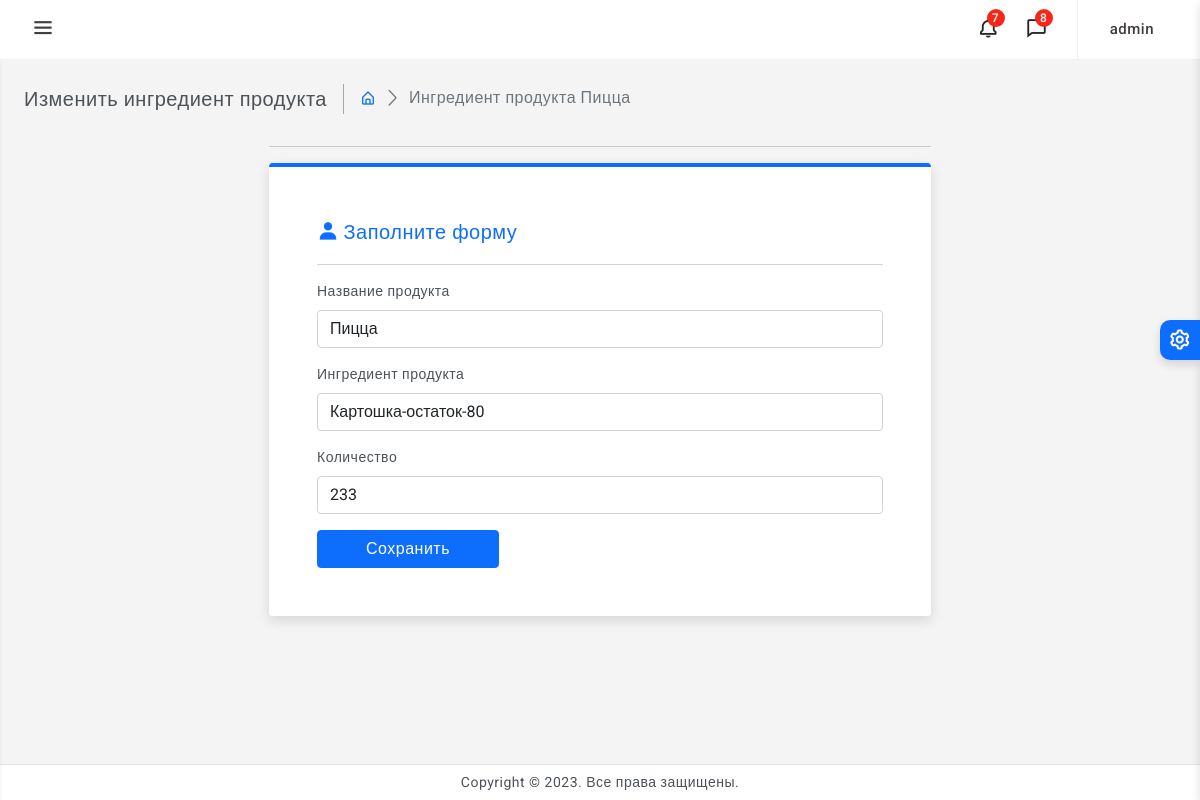
The page /update_ingredient_product.php?id=1 (signed in) on the database its author committed.
### tables this page shows
CREATE TABLE `productnames` (
  `id` int NOT NULL,
  `productname` varchar(350) NOT NULL,
  `location` varchar(355) NOT NULL,
  `sell_price` int NOT NULL
);

CREATE TABLE `productsready` (
  `id` int NOT NULL,
  `productname_id` varchar(100) NOT NULL,
  `productname` varchar(350) NOT NULL,
  `ingname_id` varchar(15) NOT NULL,
  `ingname` varchar(350) NOT NULL,
  `qty` varchar(50) NOT NULL
);

CREATE TABLE `ingredients` (
  `id` int NOT NULL,
  `ingname` varchar(350) NOT NULL,
  `qty` varchar(100) NOT NULL,
  `incomingdate` date NOT NULL
);

### cndata/PDO.class.php (called while the page is built, shortened)
<?php
class DB
{
	private $Host;
	private $DBPort;
	private $DBName;
	private $DBUser;
	private $DBPassword;
	private $pdo;
	private $sQuery;
	public function __construct($Host, $DBPort, $DBName, $DBUser, $DBPassword)
	{
		$this->Host       = $Host;
		$this->DBPort     = $DBPort;
		$this->DBName     = $DBName;
		$this->DBUser     = $DBUser;
		$this->DBPassword = $DBPassword;
	}
	private function Connect()
	{
		try {
			$dsn = 'mysql:';
			$dsn .= 'host=' . $this->Host . ';';
			$dsn .= 'port=' . $this->DBPort . ';';
			if (!empty($this->DBName)) {
				$dsn .= 'dbname=' . $this->DBName . ';';
			}
			$dsn .= 'charset=utf8;';
			$this->pdo = new PDO($dsn,
				$this->DBUser,
				$this->DBPassword,
				array(
					PDO::MYSQL_ATTR_INIT_COMMAND => "SET NAMES utf8",
					PDO::ATTR_EMULATE_PREPARES => false,
					PDO::ATTR_ERRMODE => PDO::ERRMODE_EXCEPTION,
					PDO::MYSQL_ATTR_USE_BUFFERED_QUERY => true,
                    PDO::MYSQL_ATTR_FOUND_ROWS => true
				)
			);
			$this->connectionStatus = true;
		}
		catch (PDOException $e) {
			$this->ExceptionLog($e, '', 'Connect');
		}
	}
	private function Init($query, $parameters = null, $driverOptions = array())
	{
		try {
			$this->parameters = $parameters;
			$this->sQuery     = $this->pdo->prepare($this->BuildParams($query, $this->parameters), $driverOptions);
			if (!isset($driverOptions[PDO::ATTR_CURSOR])) {
                $this->sQuery->execute();
            }
		}
		catch (PDOException $e) {
			$this->ExceptionLog($e, $this->BuildParams($query), 'Init', array('query' => $query, 'parameters' => $parameters));
		}
	}
	private function BuildParams($query, $params = null)
	{
		return $query;
	}
	public function query($query, $params = null, $fetchMode = PDO::FETCH_ASSOC)
	{
		$query        = trim($query);
		$rawStatement = preg_split("/( |\r|\n)/", $query);
		$this->Init($query, $params);
		$statement = strtolower($rawStatement[0]);
		if ($statement === 'select' || $statement === 'show' || $statement === 'call' || $statement === 'describe') {
			return $this->sQuery->fetchAll($fetchMode);
		} elseif ($statement === 'insert' || $statement === 'update' || $statement === 'delete') {
			return $this->sQuery->rowCount();
		} else {
			return NULL;
		}
	}
}

### cndata/cnct.php (called while the page is built, shortened)
<?php
require("PDO.class.php");
$DB = new Db(DBHost, DBPort, DBName, DBUser, DBPassword);
?>

### update_ingredient_product.php (the view, shortened to what this page needs)
<?php     header("Content-Type: text/html; charset=utf-8");
require ('development_mode_control.php') ;
?>
<!doctype html>
<html>
<head>
    <link href="assets/plugins/simplebar/css/simplebar.css" rel="stylesheet" />
    <link href="assets/plugins/perfect-scrollbar/css/perfect-scrollbar.css" rel="stylesheet" />
    <link href="assets/plugins/metismenu/css/metisMenu.min.css" rel="stylesheet" />
    <link href="assets/css/pace.min.css" rel="stylesheet" />
    <link href="assets/css/bootstrap.min.css" rel="stylesheet">
    <link href="assets/css/app.css" rel="stylesheet">
    <link href="assets/css/icons.css" rel="stylesheet">
    <link rel="stylesheet" href="assets/css/dark-theme.css" />
    <link rel="stylesheet" href="assets/css/semi-dark.css" />
    <link rel="stylesheet" href="assets/css/header-colors.css" />
</head>
<body>
<div class="wrapper">
    <header>
        <div class="topbar d-flex align-items-center">
            <?php include "topmenu.php"; ?>
        </div>
    </header>
    <?php
        $result1 = $DB->query("SELECT * FROM productsready WHERE id = ". $_GET['id'] );
        $product = $DB->query("SELECT * FROM productnames WHERE id = ". $result1[0]['productname_id'] );
    ?>
    <div class="page-wrapper">
        <div class="page-content">
            <div class="page-breadcrumb d-none d-sm-flex align-items-center mb-3">
                <div class="breadcrumb-title pe-3">Изменить ингредиент продукта</div>
                <div class="ps-3">
                    <nav aria-label="breadcrumb">
                        <ol class="breadcrumb mb-0 p-0">
                            <li class="breadcrumb-item"><a href="javascript:;"><i class="bx bx-home-alt"></i></a>
                            </li>
                            <li class="breadcrumb-item active" aria-current="page">Ингредиент продукта <?php echo $product[0]['productname']; ?></li>
                        </ol>
                    </nav>
                </div>
            </div>
            <div class="row">
                <div class="col-xl-7 mx-auto">
                    <hr/>
                    <div class="card border-top border-0 border-4 border-primary">
                        <div class="card-body p-5">
                            <div class="card-title d-flex align-items-center">
                                <div><i class="bx bxs-user me-1 font-22 text-primary"></i>
                                </div>
                                <h5 class="mb-0 text-primary">Заполните форму</h5>
                            </div>
                            <hr>
                            <form class="row g-3" method="post" action="">
                                <div class="col-md-12">
                                    <label for="inputFirstName" class="form-label">Название продукта</label>
                                    <input type="text" name="product_name" class="form-control" id="inputFirstName" value="<?php echo $product[0]['productname']; ?>">
                                </div>
                                <div class="col-md-12">
                                    <label for="inputFirstName" class="form-label">Ингредиент продукта</label>
                                    <select name="ingname"  data-placeholder="Выберите область" class="form-control form-control-select2" data-fouc>
                                        <?php
                                        $result =  $DB->query("SELECT * FROM ingredients");
                                        foreach($result as $row): ?>
                                            <option value="<?php echo $row["id"]; ?>" <?= $result1[0]['ingname_id'] == $row["id"] ? "selected" : "" ?>><?php echo $row["ingname"]; ?>-остаток-<?php echo $row["qty"]; ?></option>
                                        <?php endforeach ; ?>
                                    </select>
                                </div>
                                <div class="col-md-12">
                                    <label for="inputLastName" class="form-label">Количество</label>
                                    <input type="number" name="qty" class="form-control" id="inputLastName" value="<?php echo $result1[0]['qty'] ?>">
                                </div>
                                <div class="col-12">
                                    <button type="submit" name="save" class="btn btn-primary px-5">Сохранить</button>
                                </div>
                            </form>
                        </div>
                    </div>
                    </div>
            </div>
        </div>
    </div>
    <?php include "footer.php" ; ?>
</div>
<div class="switcher-wrapper">
    <div class="switcher-btn"> <i class='bx bx-cog bx-spin'></i>
    </div>
</div>
</body>
</html>

### assets/css/app.css (style rules this page uses)
body { font-size: 14px; color: #4c5258; letter-spacing: 0.5px; background-color: #f4f4f4; font-family: 'Roboto', sans-serif; }
a { text-decoration: none; }
.wrapper { width: 100%; position: relative; }
.topbar { position: fixed; top: 0; left: 0; right: 0; height: 60px; background: #ffffff; border-bottom: 1px solid #f0f0f0; z-index: 10; }
.page-wrapper { height: 100%; margin-top: 120px; margin-bottom: 30px; margin-left: 0px; }
.page-content { padding: 1.5rem; }
.breadcrumb-title { font-size: 20px; border-right: 1.5px solid #aaa4a4; }
.page-breadcrumb .breadcrumb li.breadcrumb-item { font-size: 16px; }
.page-breadcrumb .breadcrumb-item+.breadcrumb-item::before { display: inline-block; padding-right: .5rem; color: #6c757d; font-family: 'LineIcons'; content: "\ea5c"; }
.font-22 { font-size: 22px; }
input::placeholder { color: #000 !important; opacity: .3 !important }
.switcher-wrapper { width: 280px; height: 100%; position: fixed; right: -280px; top: 0; bottom: 0; z-index: 16; background: #fff; border-left: 0px solid #d2d2d2; box-shadow: 0 0.3rem 0.6rem rgba(0, 0, 0, .13); transition: all .2s ease-out; }
.switcher-btn { width: 40px; height: 40px; line-height: 40px; font-size: 24px; background: #0d6efd; box-shadow: 0 0.3rem 0.6rem rgba(0, 0, 0, .13); color: #fff; text-align: center; border-top-left-radius: 10px; border-bottom-left-radius: 10px; position: absolute; top: 40%; right: 100%; cursor: pointer; }
@media screen and (max-width: 1280px) { .page-wrapper { margin-top: 60px; } }

### rows shown on the page
productnames: productname "Пицца", product_name "Пицца"
productsready: ingname "Картошка-остаток-80", qty "233"

### other values the page prints
$_SESSION["session_username"] "admin"
